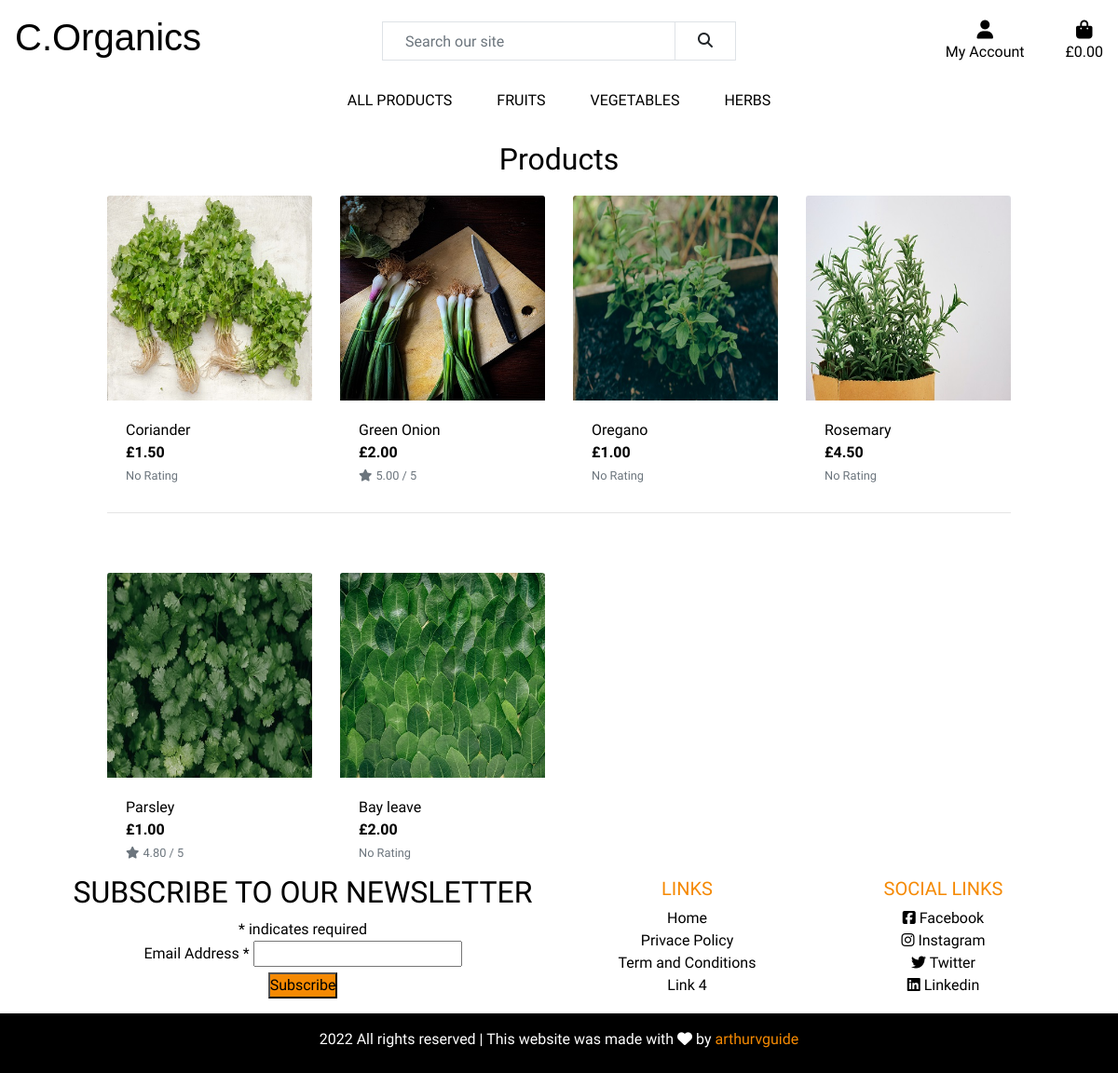
/products/?category=Herbs, run on the app's committed database.
### products/models.py (models this page shows, shortened)
class Product(models.Model):
    category = models.ForeignKey('Category', null=True, blank=True, on_delete=models.SET_NULL)
    name = models.CharField(max_length=254)
    description = models.TextField()
    price = models.DecimalField(max_digits=6, decimal_places=2)
    rating = models.DecimalField(max_digits=6, decimal_places=2, null=True, blank=True)
    image_url = models.URLField(max_length=1024, null=True, blank=True)
    image = models.ImageField(null=True, blank=True)

### products/views.py (the view, shortened to what this page needs)
# urls.py: path('', views.get_products, name='products'),
def get_products(request):
    products = Product.objects.all()
    query = None
    categories = None
    if request.GET:
        if 'category' in request.GET:
            categories = request.GET['category'].split(',')
            products = products.filter(category__name__in=categories)
            categories = Category.objects.filter(name__in=categories)
    context = {
        'products': products,
        'search_term': query,
        'query_category': categories,
    }
    return render(request, 'products/products.html', context)

### products/templates/products/products.html (shortened to what this page needs)
{% extends "base.html" %}
{% load static %}
{% block content %}
    <div class="container-fluid">
        <div class="row">
            <div class="col text-center mt-3">
                <h2>Products</h2>
            </div>
        </div>
        <div class="row">
            <div class="col-10 offset-1">
                <div class="row">
                    {% for product in products %}
                        <div class="col-sm-6 col-md-6 col-lg-4 col-xl-3">
                            <div class="card h-100 border-0">
                                {% if product.image %}
                                <a href="{% url 'product_detail' product.id %}">
                                    <img class="card-img-top img-fluid" src="{{ product.image.url }}" alt="{{ product.name }}">
                                </a>
                                {% else %}
                                <a href="{% url 'product_detail' product.id %}">
                                    <img class="card-img-top img-fluid" src="/media/no-image.png" alt="{{ product.name }}">
                                </a>
                                {% endif %}
                                <div class="card-body pb-0">
                                    <p class="mb-0">{{ product.name }}</p>
                                </div>
                                <div class="card-footer bg-white pt-0 border-0 text-left">
                                    <div class="row">
                                        <div class="col">
                                            <p class="mb-0 text-left font-weight-bold">£{{ product.price }}</p>
                                            {% if product.rating %}
                                                <small class="text-muted"><i class="fas fa-star mr-1"></i>{{ product.rating }} / 5</small>
                                            {% else %}
                                                <small class="text-muted">No Rating</small>
                                            {% endif %}
                                        </div>
                                    </div>
                                </div>
                            </div>
                        </div>
                        {% if forloop.counter|divisibleby:4 %}
                            <div class="col-12 d-none d-xl-block mb-5">
                                <hr>
                            </div>
                        {% endif %}
                    {% endfor %}
                </div>
            </div>
        </div>
    </div>
{% endblock %}

### static/css/style.css (style rules this page uses)
html { height: 100%; }
body { font-family: 'K2D', sans-serif; overflow-x: hidden; color: black; }
a { color:#000; }
* { margin: 0; padding: 0px; box-sizing: border-box; }

### data on the page
Product: image (picture), name "Coriander", price "1.50", shows "No Rating"
Product: image (picture), name "Green Onion", price "2.00", rating "5.00"
Product: image (picture), name "Oregano", price "1.00", shows "No Rating"
Product: image (picture), name "Rosemary", price "4.50", shows "No Rating"
Product: image (picture), name "Parsley", price "1.00", rating "4.80"
Product: image (picture), name "Bay leave", price "2.00", shows "No Rating"
